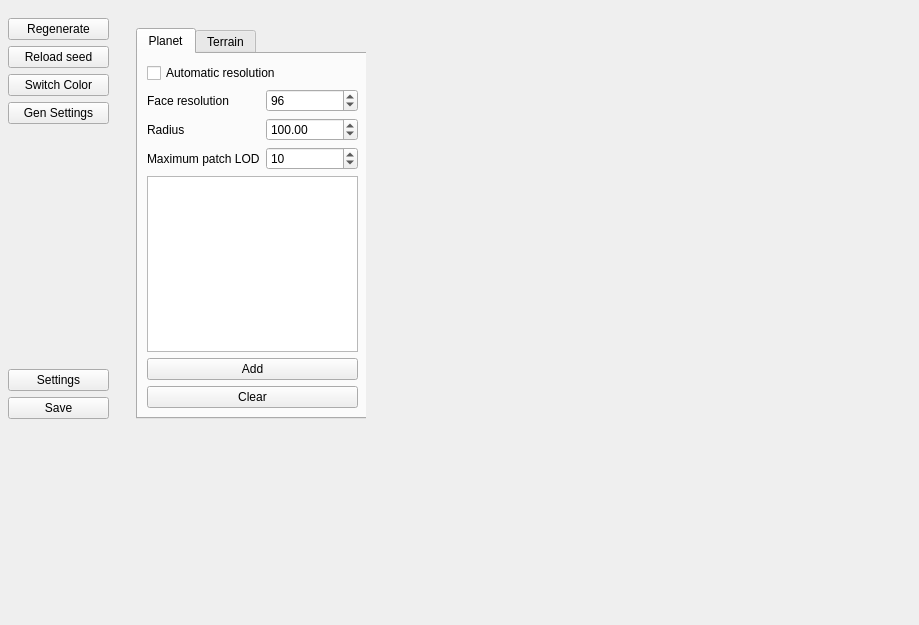
<?xml version="1.0" encoding="UTF-8"?>
<ui version="4.0">
 <class>TerrainControlsWidget</class>
 <widget class="QWidget" name="TerrainControlsWidget">
  <property name="geometry">
   <rect>
    <x>0</x>
    <y>0</y>
    <width>919</width>
    <height>625</height>
   </rect>
  </property>
  <layout class="QHBoxLayout" name="horizontalLayout">
   <property name="spacing">
    <number>8</number>
   </property>
   <property name="leftMargin">
    <number>8</number>
   </property>
   <property name="topMargin">
    <number>8</number>
   </property>
   <property name="rightMargin">
    <number>8</number>
   </property>
   <property name="bottomMargin">
    <number>8</number>
   </property>
   <item>
    <widget class="QWidget" name="toolBarWidget" native="true">
     <property name="minimumSize">
      <size>
       <width>120</width>
       <height>0</height>
      </size>
     </property>
     <property name="cursor">
      <cursorShape>ArrowCursor</cursorShape>
     </property>
     <property name="autoFillBackground">
      <bool>true</bool>
     </property>
     <widget class="QWidget" name="layoutWidget">
      <property name="geometry">
       <rect>
        <x>0</x>
        <y>10</y>
        <width>101</width>
        <height>401</height>
       </rect>
      </property>
      <layout class="QVBoxLayout" name="verticalLayout">
       <property name="sizeConstraint">
        <enum>QLayout::SizeConstraint::SetMaximumSize</enum>
       </property>
       <item>
        <widget class="QPushButton" name="regenerateButton">
         <property name="text">
          <string>Regenerate</string>
         </property>
        </widget>
       </item>
       <item>
        <widget class="QPushButton" name="reloadSeedButton">
         <property name="text">
          <string>Reload seed</string>
         </property>
        </widget>
       </item>
       <item>
        <widget class="QPushButton" name="switchColorButton">
         <property name="text">
          <string>Switch Color</string>
         </property>
        </widget>
       </item>
       <item>
        <widget class="QPushButton" name="generatorSettingsButton">
         <property name="text">
          <string>Gen Settings</string>
         </property>
        </widget>
       </item>
       <item>
        <spacer name="verticalSpacer_2">
         <property name="orientation">
          <enum>Qt::Orientation::Vertical</enum>
         </property>
         <property name="sizeHint" stdset="0">
          <size>
           <width>20</width>
           <height>40</height>
          </size>
         </property>
        </spacer>
       </item>
       <item>
        <widget class="QPushButton" name="appSettingsButton">
         <property name="text">
          <string>Settings</string>
         </property>
        </widget>
       </item>
       <item>
        <widget class="QPushButton" name="saveButton">
         <property name="text">
          <string>Save</string>
         </property>
        </widget>
       </item>
      </layout>
     </widget>
    </widget>
   </item>
   <item>
    <widget class="QWidget" name="generatorSettingsWidget" native="true">
     <property name="minimumSize">
      <size>
       <width>230</width>
       <height>0</height>
      </size>
     </property>
     <widget class="QWidget" name="verticalLayoutWidget">
      <property name="geometry">
       <rect>
        <x>0</x>
        <y>20</y>
        <width>233</width>
        <height>391</height>
       </rect>
      </property>
      <layout class="QVBoxLayout" name="verticalLayout_2">
       <item>
        <widget class="QTabWidget" name="pipelineTabs">
         <property name="currentIndex">
          <number>0</number>
         </property>
         <widget class="QWidget" name="planetPipelineTab">
          <attribute name="title">
           <string>Planet</string>
          </attribute>
          <layout class="QVBoxLayout" name="planetPipelineLayout">
           <item>
            <widget class="QCheckBox" name="automaticPlanetResolutionCheckBox">
             <property name="text">
              <string>Automatic resolution</string>
             </property>
            </widget>
           </item>
           <item>
            <layout class="QFormLayout" name="planetShapeFormLayout">
             <item row="0" column="0">
              <widget class="QLabel" name="planetResolutionLabel">
               <property name="text">
                <string>Face resolution</string>
               </property>
              </widget>
             </item>
             <item row="0" column="1">
              <widget class="QSpinBox" name="planetResolutionSpinBox">
               <property name="minimum">
                <number>2</number>
               </property>
               <property name="maximum">
                <number>4096</number>
               </property>
               <property name="value">
                <number>96</number>
               </property>
              </widget>
             </item>
             <item row="1" column="0">
              <widget class="QLabel" name="planetRadiusLabel">
               <property name="text">
                <string>Radius</string>
               </property>
              </widget>
             </item>
             <item row="1" column="1">
              <widget class="QDoubleSpinBox" name="planetRadiusSpinBox">
               <property name="decimals">
                <number>2</number>
               </property>
               <property name="minimum">
                <double>0.010000000000000</double>
               </property>
               <property name="maximum">
                <double>1000000.000000000000000</double>
               </property>
               <property name="value">
                <double>100.000000000000000</double>
               </property>
              </widget>
             </item>
             <item row="2" column="0">
              <widget class="QLabel" name="maximumPlanetPatchLevelLabel">
               <property name="text">
                <string>Maximum patch LOD</string>
               </property>
              </widget>
             </item>
             <item row="2" column="1">
              <widget class="QSpinBox" name="maximumPlanetPatchLevelSpinBox">
               <property name="minimum">
                <number>0</number>
               </property>
               <property name="maximum">
                <number>24</number>
               </property>
               <property name="value">
                <number>10</number>
               </property>
              </widget>
             </item>
            </layout>
           </item>
           <item>
            <widget class="QListView" name="planetListView"/>
           </item>
           <item>
            <widget class="QPushButton" name="addPlanetGeneratorButton">
             <property name="text">
              <string>Add</string>
             </property>
            </widget>
           </item>
           <item>
            <widget class="QPushButton" name="clearPlanetPipelineButton">
             <property name="text">
              <string>Clear</string>
             </property>
            </widget>
           </item>
          </layout>
         </widget>
         <widget class="QWidget" name="terrainPipelineTab">
          <attribute name="title">
           <string>Terrain</string>
          </attribute>
          <layout class="QVBoxLayout" name="terrainPipelineLayout">
           <item>
            <widget class="QListView" name="listView"/>
           </item>
           <item>
            <widget class="QPushButton" name="addGeneratorButton">
             <property name="text">
              <string>Add</string>
             </property>
            </widget>
           </item>
           <item>
            <widget class="QPushButton" name="clearPipelineButton">
             <property name="text">
              <string>Clear</string>
             </property>
            </widget>
           </item>
          </layout>
         </widget>
        </widget>
       </item>
      </layout>
     </widget>
    </widget>
   </item>
   <item>
    <widget class="QWidget" name="vulkanWidget" native="true">
     <property name="sizePolicy">
      <sizepolicy hsizetype="Expanding" vsizetype="Preferred">
       <horstretch>0</horstretch>
       <verstretch>0</verstretch>
      </sizepolicy>
     </property>
    </widget>
   </item>
  </layout>
 </widget>
 <resources/>
 <connections/>
</ui>
